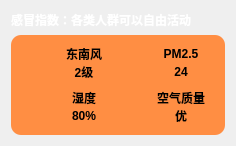
     <widget class="QWidget" name="widget_03" native="true">
      <layout class="QVBoxLayout" name="verticalLayout" stretch="1,3">
       <item>
        <widget class="QLabel" name="label_GanMao">
         <property name="font">
          <font>
           <weight>75</weight>
           <bold>true</bold>
          </font>
         </property>
         <property name="styleSheet">
          <string notr="true">color: rgb(255, 255, 255);</string>
         </property>
         <property name="text">
          <string>感冒指数：各类人群可以自由活动</string>
         </property>
        </widget>
       </item>
       <item>
        <widget class="QWidget" name="widget_0301" native="true">
         <property name="styleSheet">
          <string notr="true">background-color: rgb(255, 142, 67);
border-radius: 10px;</string>
         </property>
         <layout class="QGridLayout" name="gridLayout">
          <property name="leftMargin">
           <number>20</number>
          </property>
          <property name="topMargin">
           <number>10</number>
          </property>
          <property name="rightMargin">
           <number>20</number>
          </property>
          <property name="bottomMargin">
           <number>10</number>
          </property>
          <property name="horizontalSpacing">
           <number>20</number>
          </property>
          <property name="verticalSpacing">
           <number>8</number>
          </property>
          <item row="0" column="0">
           <layout class="QHBoxLayout" name="horizontalLayout_01" stretch="2,3">
            <item>
             <widget class="QLabel" name="label_FxImage">
              <property name="minimumSize">
               <size>
                <width>35</width>
                <height>35</height>
               </size>
              </property>
              <property name="maximumSize">
               <size>
                <width>35</width>
                <height>35</height>
               </size>
              </property>
              <property name="text">
               <string/>
              </property>
              <property name="pixmap">
               <pixmap resource="res.qrc">:/res/wind.png</pixmap>
              </property>
              <property name="scaledContents">
               <bool>true</bool>
              </property>
             </widget>
            </item>
            <item>
             <layout class="QVBoxLayout" name="verticalLayout_01">
              <item>
               <widget class="QLabel" name="label_FxTitle">
                <property name="font">
                 <font>
                  <weight>75</weight>
                  <bold>true</bold>
                 </font>
                </property>
                <property name="text">
                 <string>东南风</string>
                </property>
                <property name="alignment">
                 <set>Qt::AlignCenter</set>
                </property>
               </widget>
              </item>
              <item>
               <widget class="QLabel" name="label_FxNum">
                <property name="font">
                 <font>
                  <weight>75</weight>
                  <bold>true</bold>
                 </font>
                </property>
                <property name="text">
                 <string>2级</string>
                </property>
                <property name="alignment">
                 <set>Qt::AlignCenter</set>
                </property>
               </widget>
              </item>
             </layout>
            </item>
           </layout>
          </item>
          <item row="0" column="1">
           <layout class="QHBoxLayout" name="horizontalLayout_02" stretch="1,1">
            <item>
             <widget class="QLabel" name="label_PmImage">
              <property name="minimumSize">
               <size>
                <width>35</width>
                <height>35</height>
               </size>
              </property>
              <property name="maximumSize">
               <size>
                <width>35</width>
                <height>35</height>
               </size>
              </property>
              <property name="text">
               <string/>
              </property>
              <property name="pixmap">
               <pixmap resource="res.qrc">:/res/pm25.png</pixmap>
              </property>
              <property name="scaledContents">
               <bool>true</bool>
              </property>
             </widget>
            </item>
            <item>
             <layout class="QVBoxLayout" name="verticalLayout_02">
              <item>
               <widget class="QLabel" name="label_PmTitle">
                <property name="font">
                 <font>
                  <weight>75</weight>
                  <bold>true</bold>
                 </font>
                </property>
                <property name="text">
                 <string>PM2.5</string>
                </property>
                <property name="alignment">
                 <set>Qt::AlignCenter</set>
                </property>
               </widget>
              </item>
              <item>
               <widget class="QLabel" name="label_PmNum">
                <property name="font">
                 <font>
                  <weight>75</weight>
                  <bold>true</bold>
                 </font>
                </property>
                <property name="text">
                 <string>24</string>
                </property>
                <property name="alignment">
                 <set>Qt::AlignCenter</set>
                </property>
               </widget>
              </item>
             </layout>
            </item>
           </layout>
          </item>
          <item row="1" column="0">
           <layout class="QHBoxLayout" name="horizontalLayout_03" stretch="2,3">
            <item>
             <widget class="QLabel" name="label_WetImage">
              <property name="minimumSize">
               <size>
                <width>35</width>
                <height>35</height>
               </size>
              </property>
              <property name="maximumSize">
               <size>
                <width>35</width>
                <height>35</height>
               </size>
              </property>
              <property name="text">
               <string/>
              </property>
              <property name="pixmap">
               <pixmap resource="res.qrc">:/res/humidity.png</pixmap>
              </property>
              <property name="scaledContents">
               <bool>true</bool>
              </property>
             </widget>
            </item>
            <item>
             <layout class="QVBoxLayout" name="verticalLayout_03">
              <item>
               <widget class="QLabel" name="label_WetTitle">
                <property name="font">
                 <font>
                  <weight>75</weight>
                  <bold>true</bold>
                 </font>
                </property>
                <property name="text">
                 <string>湿度</string>
                </property>
                <property name="alignment">
                 <set>Qt::AlignCenter</set>
                </property>
               </widget>
              </item>
              <item>
               <widget class="QLabel" name="label_WetNum">
                <property name="font">
                 <font>
                  <weight>75</weight>
                  <bold>true</bold>
                 </font>
                </property>
                <property name="text">
                 <string>80%</string>
                </property>
                <property name="alignment">
                 <set>Qt::AlignCenter</set>
                </property>
               </widget>
              </item>
             </layout>
            </item>
           </layout>
          </item>
          <item row="1" column="1">
           <layout class="QHBoxLayout" name="horizontalLayout_04" stretch="1,1">
            <property name="spacing">
             <number>0</number>
            </property>
            <item>
             <widget class="QLabel" name="label_AirImage">
              <property name="minimumSize">
               <size>
                <width>35</width>
                <height>35</height>
               </size>
              </property>
              <property name="maximumSize">
               <size>
                <width>35</width>
                <height>35</height>
               </size>
              </property>
              <property name="text">
               <string/>
              </property>
              <property name="pixmap">
               <pixmap resource="res.qrc">:/res/airQi.png</pixmap>
              </property>
              <property name="scaledContents">
               <bool>true</bool>
              </property>
             </widget>
            </item>
            <item>
             <layout class="QVBoxLayout" name="verticalLayout_04">
              <item>
               <widget class="QLabel" name="label_AirTitle">
                <property name="font">
                 <font>
                  <weight>75</weight>
                  <bold>true</bold>
                 </font>
                </property>
                <property name="text">
                 <string>空气质量</string>
                </property>
                <property name="alignment">
                 <set>Qt::AlignCenter</set>
                </property>
               </widget>
              </item>
              <item>
               <widget class="QLabel" name="label_AirNum">
                <property name="font">
                 <font>
                  <weight>75</weight>
                  <bold>true</bold>
                 </font>
                </property>
                <property name="text">
                 <string>优</string>
                </property>
                <property name="alignment">
                 <set>Qt::AlignCenter</set>
                </property>
               </widget>
              </item>
             </layout>
            </item>
           </layout>
          </item>
         </layout>
        </widget>
       </item>
      </layout>
     </widget>
